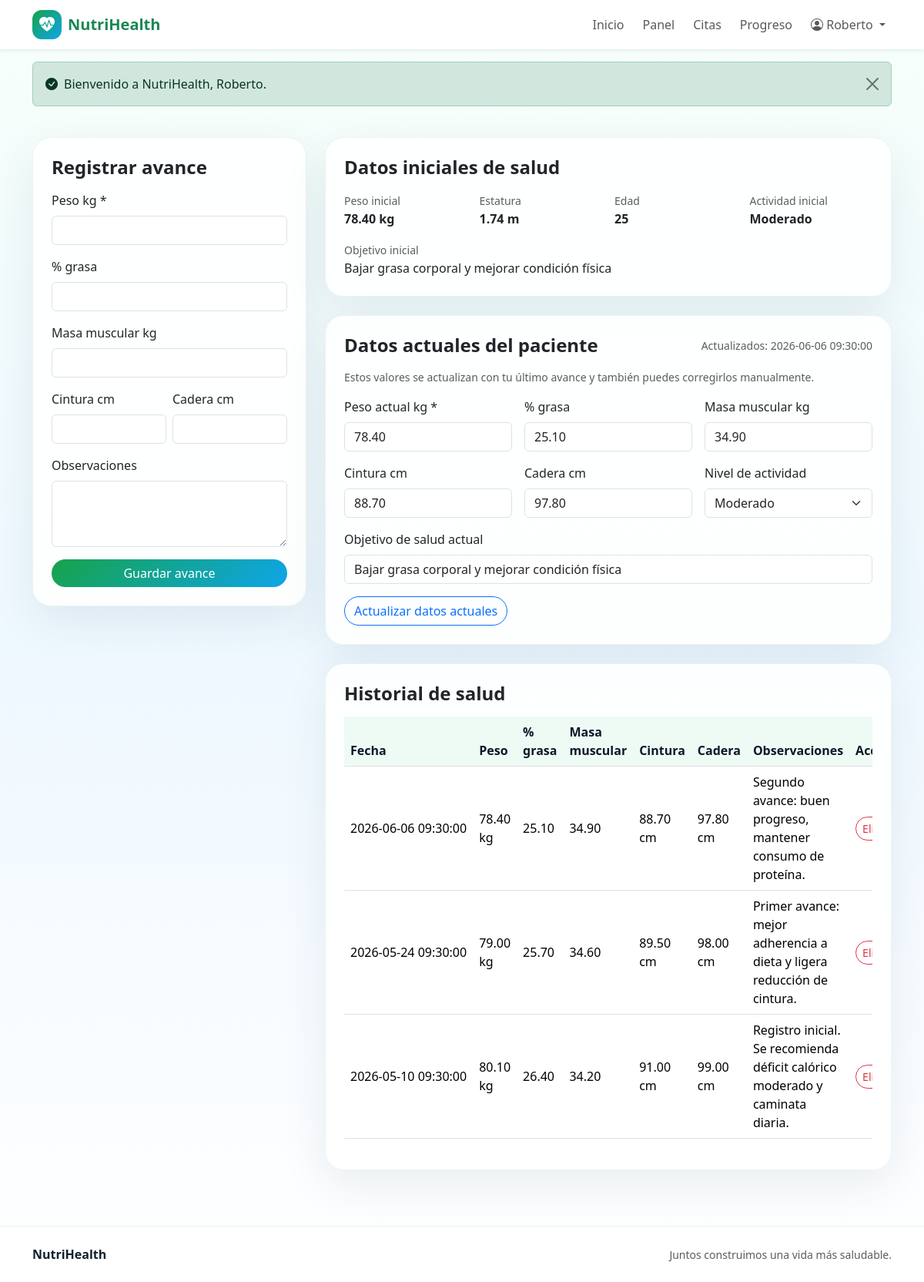
The app's page /pages/paciente/progreso.php (signed in) with its own data.
### tables this page shows
CREATE TABLE datos_salud (
    id INT AUTO_INCREMENT PRIMARY KEY,
    paciente_id INT NOT NULL,
    peso DECIMAL(5,2),
    estatura DECIMAL(4,2),
    edad INT,
    enfermedades TEXT,
    alergias TEXT,
    medicamentos TEXT,
    objetivo_salud VARCHAR(150),
    nivel_actividad ENUM('Bajo', 'Moderado', 'Alto'),
    fecha_registro DATETIME DEFAULT CURRENT_TIMESTAMP,

    FOREIGN KEY (paciente_id) REFERENCES personas(id)
);

CREATE TABLE datos_salud_actuales (
    id INT AUTO_INCREMENT PRIMARY KEY,
    paciente_id INT NOT NULL,
    peso DECIMAL(5,2),
    porcentaje_grasa DECIMAL(5,2),
    masa_muscular DECIMAL(5,2),
    cintura DECIMAL(5,2),
    cadera DECIMAL(5,2),
    objetivo_salud VARCHAR(150),
    nivel_actividad ENUM('Bajo', 'Moderado', 'Alto') DEFAULT 'Moderado',
    fecha_actualizacion DATETIME DEFAULT CURRENT_TIMESTAMP ON UPDATE CURRENT_TIMESTAMP,

    UNIQUE KEY uq_datos_salud_actuales_paciente (paciente_id),
    FOREIGN KEY (paciente_id) REFERENCES personas(id) ON DELETE CASCADE
);

CREATE TABLE historial_salud (
    id INT AUTO_INCREMENT PRIMARY KEY,
    paciente_id INT NOT NULL,
    peso DECIMAL(5,2),
    porcentaje_grasa DECIMAL(5,2),
    masa_muscular DECIMAL(5,2),
    cintura DECIMAL(5,2),
    cadera DECIMAL(5,2),
    observaciones TEXT,
    fecha_registro DATETIME DEFAULT CURRENT_TIMESTAMP,

    FOREIGN KEY (paciente_id) REFERENCES personas(id)
);

### includes/functions.php (called while the page is built, shortened)
<?php
require_once __DIR__ . '/../config/database.php';
function normalize_path_for_url(string $path): string
{
    $path = str_replace('\\', '/', $path);
    $parts = [];
    foreach (explode('/', $path) as $part) {
        if ($part === '' || $part === '.') {
            continue;
        }
        $parts[] = $part;
    }
    return implode('/', $parts);
}
function relative_url_from_current_script(string $targetPath): string
{
    $scriptFile = $_SERVER['SCRIPT_FILENAME'] ?? APP_ROOT . DIRECTORY_SEPARATOR . 'index.php';
    $scriptDir = normalize_path_for_url(dirname($scriptFile));
    $target = normalize_path_for_url(APP_ROOT . ($targetPath !== '' ? DIRECTORY_SEPARATOR . str_replace('/', DIRECTORY_SEPARATOR, $targetPath) : ''));
    $fromParts = $scriptDir === '' ? [] : explode('/', $scriptDir);
    $toParts = $target === '' ? [] : explode('/', $target);
    $i = 0;
    $max = min(count($fromParts), count($toParts));
    while ($i < $max && $fromParts[$i] === $toParts[$i]) {
        $i++;
    }
    $up = array_fill(0, count($fromParts) - $i, '..');
    $down = array_slice($toParts, $i);
    $relativeParts = array_merge($up, $down);
    return $relativeParts ? implode('/', $relativeParts) : '.';
}
function base_url(string $path = ''): string
{
    $path = ltrim($path, '/');
    preg_match('/^([^?#]*)([?#].*)?$/', $path, $matches);
    $cleanPath = $matches[1] ?? '';
    $suffix = $matches[2] ?? '';
    $relative = relative_url_from_current_script($cleanPath);
    if ($cleanPath === '') {
        return $relative === '.' ? './' : rtrim($relative, '/') . '/';
    }
    return $relative . $suffix;
}
function e(?string $value): string
{
    return htmlspecialchars($value ?? '', ENT_QUOTES, 'UTF-8');
}
function current_user(): ?array
{
    return $_SESSION['user'] ?? null;
}
function latest_health_data(int $pacienteId): ?array
{
    $stmt = db()->prepare('SELECT * FROM datos_salud WHERE paciente_id = ? ORDER BY fecha_registro DESC, id DESC LIMIT 1');
    $stmt->execute([$pacienteId]);
    $row = $stmt->fetch();
    return $row ?: null;
}
function latest_current_health_data(int $pacienteId): ?array
{
    $stmt = db()->prepare('SELECT * FROM datos_salud_actuales WHERE paciente_id = ? LIMIT 1');
    $stmt->execute([$pacienteId]);
    $row = $stmt->fetch();
    if ($row) {
        return $row;
    }
    $stmt->execute([$pacienteId]);
    $row = $stmt->fetch();
    return $row ?: null;
}

### config/database.php (called while the page is built, shortened)
<?php
function db(): PDO
{
    static $pdo = null;
    if ($pdo === null) {
        $host = 'localhost';
        $database = 'sitio_salud';
        $user = 'root';
        $password = '';
        $charset = 'utf8mb4';
        $dsn = "mysql:host={$host};dbname={$database};charset={$charset}";
        $options = [
            PDO::ATTR_ERRMODE => PDO::ERRMODE_EXCEPTION,
            PDO::ATTR_DEFAULT_FETCH_MODE => PDO::FETCH_ASSOC,
            PDO::ATTR_EMULATE_PREPARES => false,
        ];
        $pdo = new PDO($dsn, $user, $password, $options);
    }
    return $pdo;
}

### pages/paciente/progreso.php (the view, shortened to what this page needs)
<?php
require_once __DIR__ . '/../../includes/functions.php';
$user = current_user();
$health = latest_health_data((int) $user['id']);
$currentHealth = latest_current_health_data((int) $user['id']);
$stmt = db()->prepare('SELECT * FROM historial_salud WHERE paciente_id = ? ORDER BY fecha_registro DESC, id DESC');
$stmt->execute([$user['id']]);
$historial = $stmt->fetchAll();
require __DIR__ . '/../../includes/header.php';
?>
<section class="container py-4">
    <div class="row g-4">
        <div class="col-lg-4">
            <div class="card card-soft p-4">
                <h1 class="h4 fw-bold mb-3">Registrar avance</h1>
                <form method="post" action="<?= base_url('actions/historial_guardar.php') ?>">
                    <div class="mb-3"><label class="form-label">Peso kg *</label><input type="number" min="0.01" step="0.01" name="peso" class="form-control" required></div>
                    <div class="mb-3"><label class="form-label">% grasa</label><input type="number" min="0" step="0.01" name="porcentaje_grasa" class="form-control"></div>
                    <div class="mb-3"><label class="form-label">Masa muscular kg</label><input type="number" min="0" step="0.01" name="masa_muscular" class="form-control"></div>
                    <div class="row g-2">
                        <div class="col-6 mb-3"><label class="form-label">Cintura cm</label><input type="number" min="0" step="0.01" name="cintura" class="form-control"></div>
                        <div class="col-6 mb-3"><label class="form-label">Cadera cm</label><input type="number" min="0" step="0.01" name="cadera" class="form-control"></div>
                    </div>
                    <div class="mb-3"><label class="form-label">Observaciones</label><textarea name="observaciones" rows="3" class="form-control"></textarea></div>
                    <button class="btn btn-nh rounded-pill w-100">Guardar avance</button>
                </form>
            </div>
        </div>
        <div class="col-lg-8">
            <div class="card card-soft p-4 mb-4">
                <h2 class="h4 fw-bold mb-3">Datos iniciales de salud</h2>
                <?php if ($health): ?>
                    <div class="row g-3">
                        <div class="col-md-3"><span class="text-muted small">Peso inicial</span><div class="fw-bold"><?= e((string)$health['peso']) ?> kg</div></div>
                        <div class="col-md-3"><span class="text-muted small">Estatura</span><div class="fw-bold"><?= e((string)$health['estatura']) ?> m</div></div>
                        <div class="col-md-3"><span class="text-muted small">Edad</span><div class="fw-bold"><?= e((string)$health['edad']) ?></div></div>
                        <div class="col-md-3"><span class="text-muted small">Actividad inicial</span><div class="fw-bold"><?= e($health['nivel_actividad']) ?></div></div>
                        <div class="col-12"><span class="text-muted small">Objetivo inicial</span><div><?= e($health['objetivo_salud']) ?: 'Sin objetivo capturado' ?></div></div>
                    </div>
                <?php else: ?>
                    <p class="text-muted mb-0">No hay datos iniciales.</p>
                <?php endif; ?>
            </div>
            <div class="card card-soft p-4 mb-4">
                <div class="d-flex flex-wrap justify-content-between align-items-center gap-2 mb-3">
                    <h2 class="h4 fw-bold mb-0">Datos actuales del paciente</h2>
                    <?php if ($currentHealth): ?><span class="small text-muted">Actualizados: <?= e($currentHealth['fecha_actualizacion']) ?></span><?php endif; ?>
                </div>
                <p class="text-muted small">Estos valores se actualizan con tu último avance y también puedes corregirlos manualmente.</p>
                <form method="post" action="<?= base_url('actions/datos_salud_actuales_guardar.php') ?>">
                    <div class="row g-3">
                        <div class="col-md-4"><label class="form-label">Peso actual kg *</label><input type="number" min="0.01" step="0.01" name="peso" class="form-control" value="<?= e((string)($currentHealth['peso'] ?? '')) ?>" required></div>
                        <div class="col-md-4"><label class="form-label">% grasa</label><input type="number" min="0" step="0.01" name="porcentaje_grasa" class="form-control" value="<?= e((string)($currentHealth['porcentaje_grasa'] ?? '')) ?>"></div>
                        <div class="col-md-4"><label class="form-label">Masa muscular kg</label><input type="number" min="0" step="0.01" name="masa_muscular" class="form-control" value="<?= e((string)($currentHealth['masa_muscular'] ?? '')) ?>"></div>
                        <div class="col-md-4"><label class="form-label">Cintura cm</label><input type="number" min="0" step="0.01" name="cintura" class="form-control" value="<?= e((string)($currentHealth['cintura'] ?? '')) ?>"></div>
                        <div class="col-md-4"><label class="form-label">Cadera cm</label><input type="number" min="0" step="0.01" name="cadera" class="form-control" value="<?= e((string)($currentHealth['cadera'] ?? '')) ?>"></div>
                        <div class="col-md-4">
                            <label class="form-label">Nivel de actividad</label>
                            <select name="nivel_actividad" class="form-select">
                                <?php foreach (['Bajo', 'Moderado', 'Alto'] as $nivel): ?>
                                    <option value="<?= e($nivel) ?>" <?= ($currentHealth['nivel_actividad'] ?? 'Moderado') === $nivel ? 'selected' : '' ?>><?= e($nivel) ?></option>
                                <?php endforeach; ?>
                            </select>
                        </div>
                        <div class="col-12"><label class="form-label">Objetivo de salud actual</label><input type="text" maxlength="150" name="objetivo_salud" class="form-control" value="<?= e($currentHealth['objetivo_salud'] ?? '') ?>"></div>
                        <div class="col-12"><button class="btn btn-outline-primary rounded-pill">Actualizar datos actuales</button></div>
                    </div>
                </form>
            </div>
            <div class="card card-soft p-4">
                <h2 class="h4 fw-bold mb-3">Historial de salud</h2>
                <div class="table-responsive">
                    <table class="table align-middle">
                        <thead><tr><th>Fecha</th><th>Peso</th><th>% grasa</th><th>Masa muscular</th><th>Cintura</th><th>Cadera</th><th>Observaciones</th><th>Acciones</th></tr></thead>
                        <tbody>
                        <?php foreach ($historial as $h): ?>
                            <tr>
                                <td class="text-nowrap"><?= e($h['fecha_registro']) ?></td>
                                <td><?= e((string)$h['peso']) ?> kg</td>
                                <td><?= e((string)$h['porcentaje_grasa']) ?></td>
                                <td><?= e((string)$h['masa_muscular']) ?></td>
                                <td><?= e((string)$h['cintura']) ?><?= $h['cintura'] !== null ? ' cm' : '' ?></td>
                                <td><?= e((string)$h['cadera']) ?><?= $h['cadera'] !== null ? ' cm' : '' ?></td>
                                <td><?= e($h['observaciones']) ?></td>
                                <td>
                                    <form method="post" action="<?= base_url('actions/historial_eliminar.php') ?>" onsubmit="return confirm('¿Eliminar este avance? Esta acción no se puede deshacer.')">
                                        <button class="btn btn-sm btn-outline-danger rounded-pill">Eliminar</button>
                                    </form>
                                </td>
                            </tr>
                        <?php endforeach; ?>
                        </tbody>
                    </table>
                </div>
            </div>
        </div>
    </div>
</section>
<?php require __DIR__ . '/../../includes/footer.php'; ?>

### assets/css/style.css (style rules this page uses)
:root { --nh-green: #16a34a; --nh-green-dark: #0f7a37; --nh-blue: #0ea5e9; --nh-blue-dark: #0369a1; --nh-soft: #f4fbf7; --nh-text: #10202f; }
body { min-height: 100vh; background: linear-gradient(180deg, #f7fffb 0%, #eef8ff 50%, #ffffff 100%); color: var(--nh-text); }
.btn-nh { background: linear-gradient(135deg, var(--nh-green), var(--nh-blue)); border: none; color: #fff; }
.card-soft { background: rgba(255, 255, 255, .88); border: 1px solid rgba(15, 122, 55, .08); box-shadow: 0 20px 60px rgba(2, 47, 74, .08); border-radius: 24px; }
.table thead th { color: #0f172a; background: #eefbf4; }

### records on screen
datos_salud: peso "78.40", estatura "1.74", edad "25", nivel_actividad "Moderado", objetivo_salud "Bajar grasa corporal y mejorar condición física"
datos_salud_actuales: fecha_actualizacion "2026-06-06 09:30:00", peso "78.40", porcentaje_grasa "25.10", masa_muscular "34.90", cintura "88.70", cadera "97.80", objetivo_salud "Bajar grasa corporal y mejorar condición física"
historial_salud: fecha_registro "2026-06-06 09:30:00", peso "78.40", porcentaje_grasa "25.10", masa_muscular "34.90", cintura "88.70", shows "cm", cadera "97.80", observaciones "Segundo avance: buen progreso, mantener consumo de proteína."
historial_salud: fecha_registro "2026-05-24 09:30:00", peso "79.00", porcentaje_grasa "25.70", masa_muscular "34.60", cintura "89.50", shows "cm", cadera "98.00", observaciones "Primer avance: mejor adherencia a dieta y ligera reducción de cintura."
historial_salud: fecha_registro "2026-05-10 09:30:00", peso "80.10", porcentaje_grasa "26.40", masa_muscular "34.20", cintura "91.00", shows "cm", cadera "99.00", observaciones "Registro inicial. Se recomienda déficit calórico moderado y caminata diaria."

### other values on screen
$user['nombre'] "Roberto"
$message "Bienvenido a NutriHealth, Roberto."
form field nivel_actividad "Moderado"
